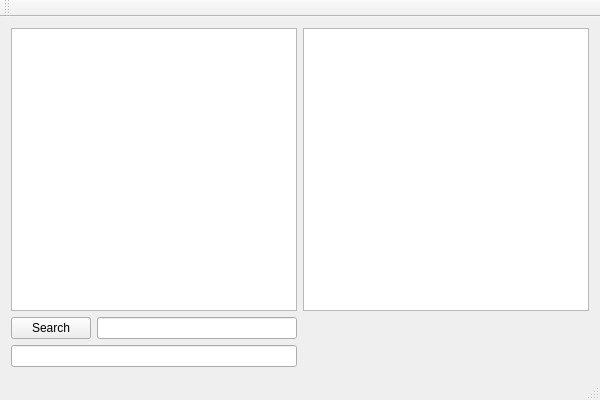
<?xml version="1.0" encoding="UTF-8"?>
<ui version="4.0">
 <class>YummyVegetablesClass</class>
 <widget class="QMainWindow" name="YummyVegetablesClass">
  <property name="geometry">
   <rect>
    <x>0</x>
    <y>0</y>
    <width>600</width>
    <height>400</height>
   </rect>
  </property>
  <property name="windowTitle">
   <string>YummyVegetables</string>
  </property>
  <widget class="QWidget" name="centralWidget">
   <layout class="QGridLayout" name="gridLayout">
    <item row="0" column="0">
     <widget class="QListWidget" name="familyListWidget"/>
    </item>
    <item row="0" column="1">
     <widget class="QListWidget" name="vegetablesListWidget"/>
    </item>
    <item row="1" column="0">
     <layout class="QVBoxLayout" name="verticalLayout">
      <item>
       <layout class="QHBoxLayout" name="horizontalLayout">
        <item>
         <widget class="QPushButton" name="searchPushButton">
          <property name="text">
           <string>Search</string>
          </property>
         </widget>
        </item>
        <item>
         <widget class="QLineEdit" name="vegetableLineEdit"/>
        </item>
       </layout>
      </item>
      <item>
       <widget class="QLineEdit" name="consumedLineEdit"/>
      </item>
     </layout>
    </item>
   </layout>
  </widget>
  <widget class="QMenuBar" name="menuBar">
   <property name="geometry">
    <rect>
     <x>0</x>
     <y>0</y>
     <width>600</width>
     <height>26</height>
    </rect>
   </property>
  </widget>
  <widget class="QToolBar" name="mainToolBar">
   <attribute name="toolBarArea">
    <enum>TopToolBarArea</enum>
   </attribute>
   <attribute name="toolBarBreak">
    <bool>false</bool>
   </attribute>
  </widget>
  <widget class="QStatusBar" name="statusBar"/>
 </widget>
 <layoutdefault spacing="6" margin="11"/>
 <resources>
  <include location="YummyVegetables.qrc"/>
 </resources>
 <connections/>
</ui>
